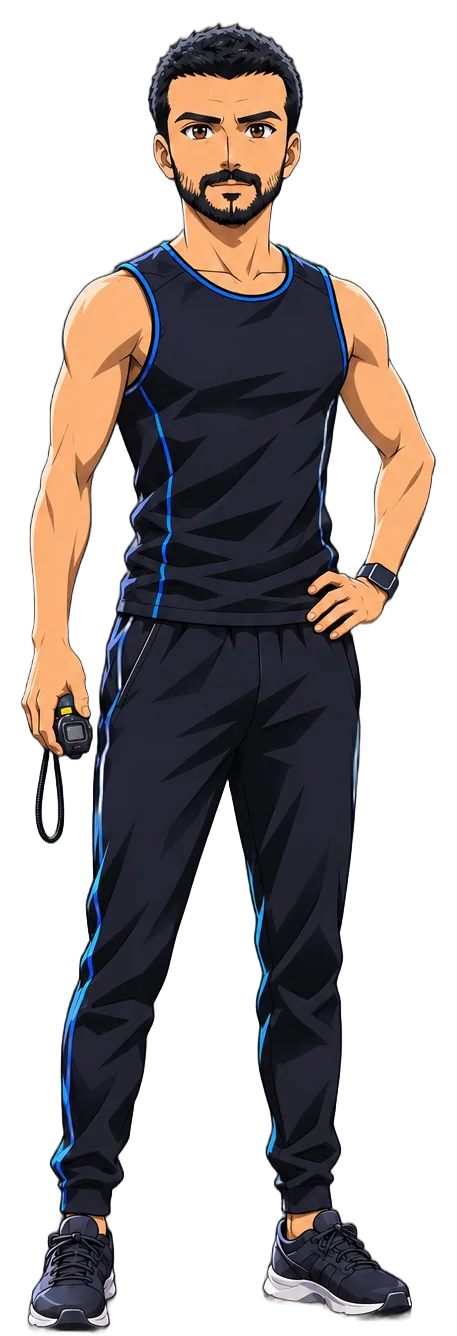
#> input picture media/hero-full.webp, 457 x 1336 px, given in place of hero-full.png, which was not available
$ python addH.py
#> lines starting #> are read from the running program, lines starting #| are printed output that depends on the picture
from PIL import Image, ImageDraw, ImageFilter
im = Image.open('hero-full.png').convert('RGBA')
#> im is the input picture: PIL image 457x1336 RGBA; mean R, G, B, A 36.5, 30.9, 30.5, 117.6
S = 4  # supersample
w, h = 34, 36
L = Image.new('RGBA', (w*S, h*S), (0,0,0,0)); d = ImageDraw.Draw(L)
#> after `L = Image.new('RGBA', (w * S, h * S), (0, 0, 0, 0))`: L: PIL image 136x144 RGBA; every value is 0
def bar(x0,y0,x1,y1,c): d.rounded_rectangle([x0*S,y0*S,x1*S,y1*S], radius=2*S, fill=c)
gold, edge = (234,190,92,255), (122,86,20,255)
for dx,dy,c in [(1.2,1.2,edge),(0,0,gold)]:
    bar(4+dx,3+dy,12+dx,33+dy,c); bar(22+dx,3+dy,30+dx,33+dy,c); bar(10+dx,15+dy,24+dx,21+dy,c)
# highlight
d.rectangle([5*S,4*S,7*S,31*S], fill=(255,236,170,200)); d.rectangle([23*S,4*S,25*S,31*S], fill=(255,236,170,200))
L = L.resize((w, h), Image.LANCZOS).rotate(-6, resample=Image.BICUBIC, expand=True)
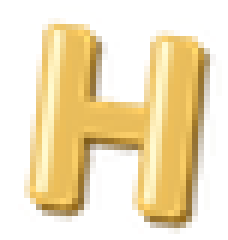
#> L: PIL image 38x40 RGBA (shown 6 times larger); mean R, G, B, A 111.9, 90.7, 43.4, 103.7; transparent parts drawn white
# subtle fabric shading: darken bottom half slightly
mask = Image.linear_gradient('L').resize(L.size)
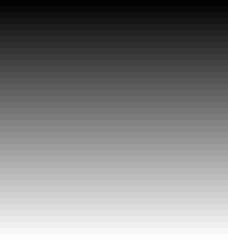
#> mask: PIL image 38x40 L (shown 6 times larger); min 3, max 252, mean 127.4
shade = Image.new('RGBA', L.size, (0,0,0,0)); shade.putalpha(mask.point(lambda v: int(v*0.22)))
#> after `shade = Image.new('RGBA', L.size, (0, 0, 0, 0))`: shade: PIL image 38x40 RGBA; every value is 0
#> after `shade.putalpha(mask.point(lambda v: int(v * 0.22)))`:
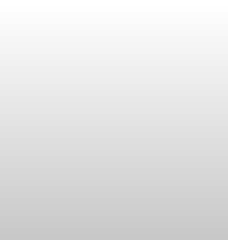
#> shade: PIL image 38x40 RGBA (shown 6 times larger); mean R, G, B, A 0, 0, 0, 27.6; transparent parts drawn white
Lc = L.copy(); Lc.alpha_composite(Image.composite(shade, Image.new('RGBA',L.size,(0,0,0,0)), L.split()[3]))
#> after `Lc.alpha_composite(Image.composite(shade, Image.new('RGBA', L.size, (0`:
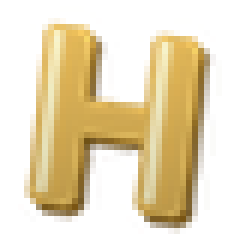
#> Lc: PIL image 38x40 RGBA (shown 6 times larger); mean R, G, B, A 100.1, 81.2, 38.8, 104.7; transparent parts drawn white
x, y = 250, 336
im.alpha_composite(Lc, (x, y))
im.save('hero-full-H.png')
t = im.crop((60,250,400,650)); bg = Image.new('RGBA', t.size, (242,244,249,255)); bg.alpha_composite(t); bg.save('torsoH.png')
#> after `t = im.crop((60, 250, 400, 650))`:
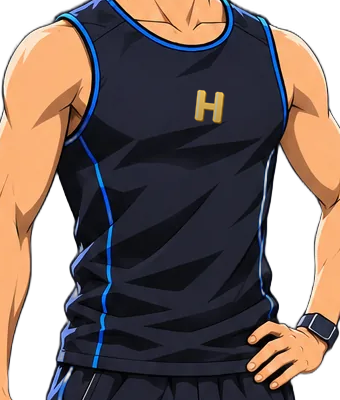
#> t: PIL image 340x400 RGBA; mean R, G, B, A 75.8, 62, 58.1, 208.5; transparent parts drawn white
#> after `bg = Image.new('RGBA', t.size, (242, 244, 249, 255))`:
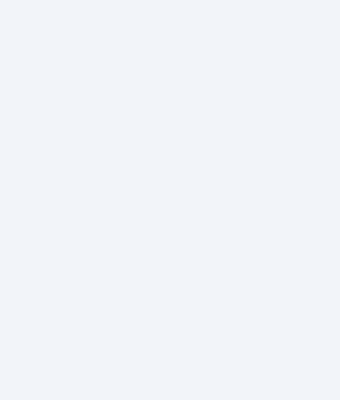
#> bg: PIL image 340x400 RGBA; mean R, G, B, A 242, 244, 249, 255

$ run again, with media/coach-f.webp copied over media/hero-full.webp
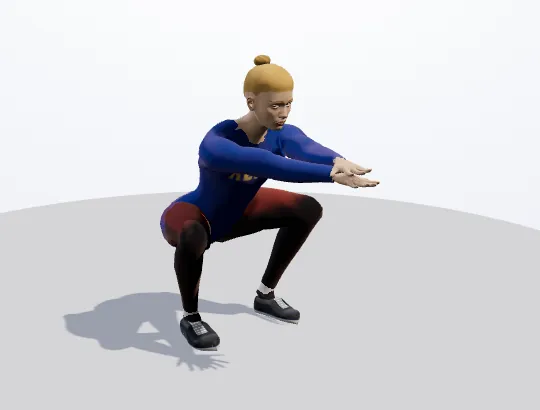
#> input picture media/coach-f.webp, 540 x 410 px, given in place of hero-full.png, which was not available
#> shade: PIL image 38x40 RGBA; every value is 0
#> `t = im.crop((60, 250, 400, 650))`:
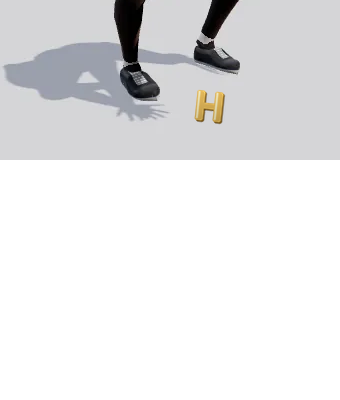
#> t: PIL image 340x400 RGBA; mean R, G, B, A 76.9, 76.9, 77.8, 102; transparent parts drawn white
